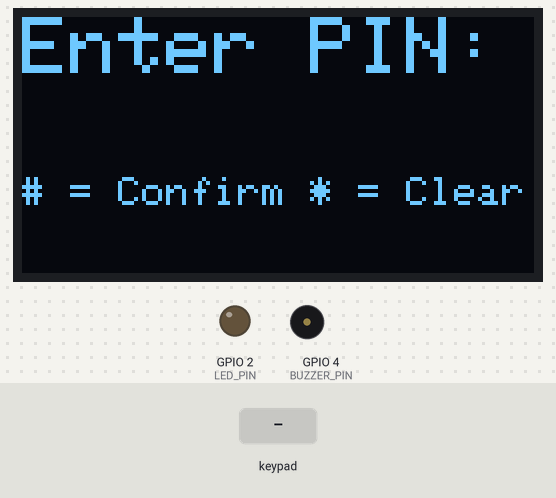
This sketch was run on a simulated ESP32. On the bench: 128×64 one-colour display, output pins drawn as LEDs (lit = HIGH), buzzer (waves = sounding). The inputs (shaded band) are chosen by the test bench.

Above: at 1.2 s.
1.3 s: key '#' pressed
At 1.7 s:
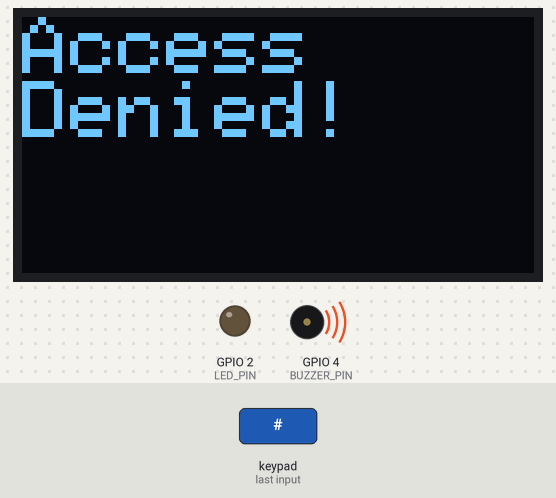
4.3 s: keypad keys 1 2 3 4 # pressed 0.4 s apart
At 6.3 s:
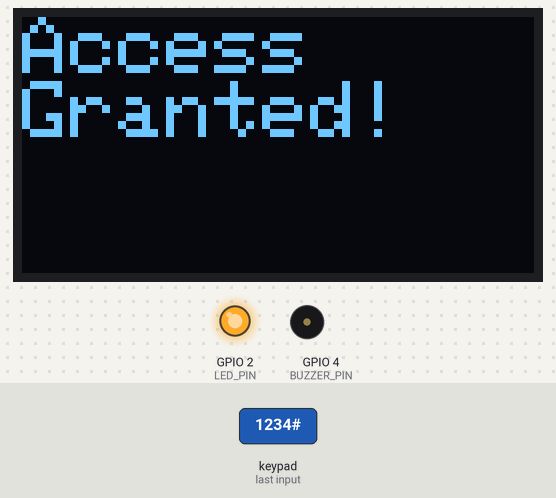
9.3 s: key 'A' pressed
At 10.0 s:
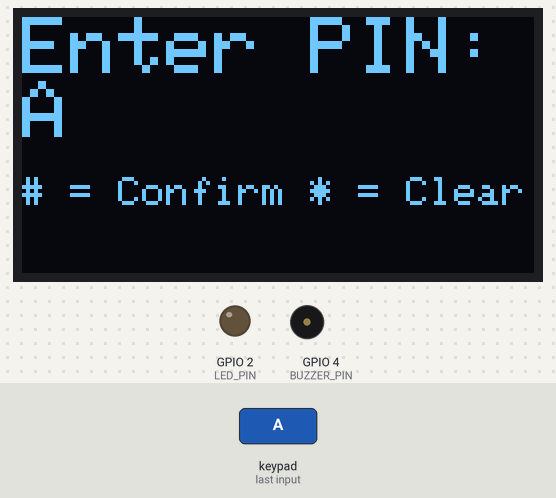
10.8 s: keypad keys 1 2 3 4 A pressed 0.4 s apart
At 13.8 s:
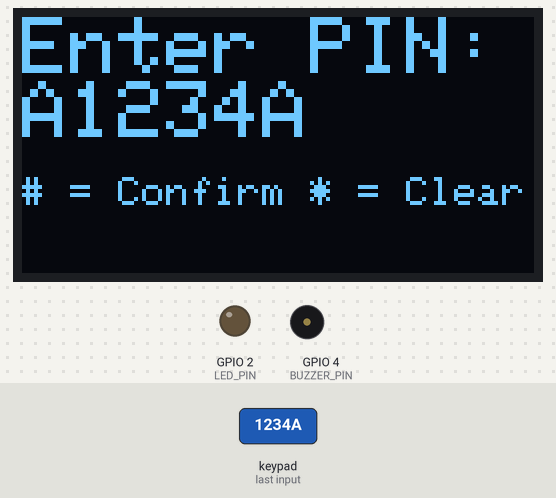
14.3 s: key 'B' pressed
At 15.1 s:
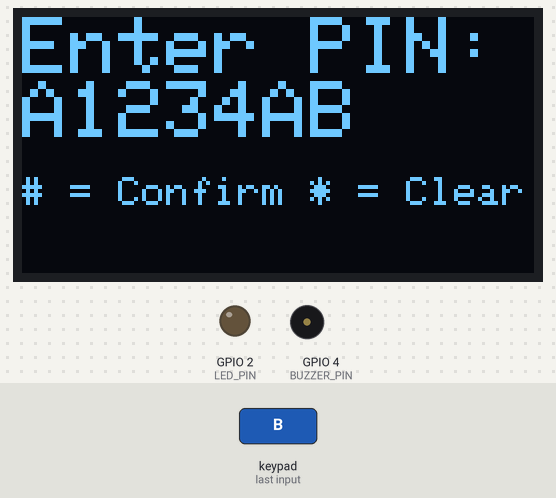
15.8 s: keypad keys 1 2 3 4 D pressed 0.4 s apart
At 18.5 s:
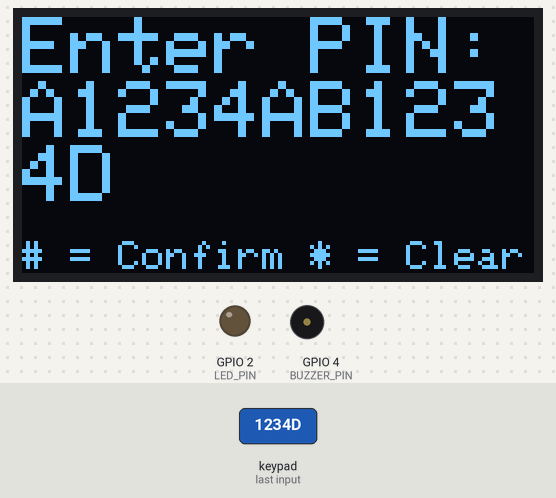
Timing chart, 0 to 20.0 s (numbered marks = the images above; inputs shaded):
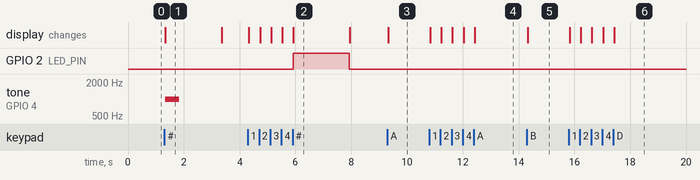

The sketch:

P03_PIN_Lock_Upgrade.ino
```cpp
#include <Wire.h>
#include <Adafruit_GFX.h>
#include <Adafruit_SSD1306.h>
#include <Keypad.h>

#define SCREEN_WIDTH 128
#define SCREEN_HEIGHT 64
Adafruit_SSD1306 display(SCREEN_WIDTH, SCREEN_HEIGHT, &Wire, -1);

const byte ROWS = 4;
const byte COLS = 4;
char keys[ROWS][COLS] = {
  {'1','2','3','A'},
  {'4','5','6','B'},
  {'7','8','9','C'},
  {'*','0','#','D'}
};
byte rowPins[ROWS] = {13, 12, 14, 27};
byte colPins[COLS] = {26, 25, 33, 32};
Keypad keypad = Keypad(makeKeymap(keys), rowPins, colPins, ROWS, COLS);

// ---------- NEW: PIN SETUP ----------
String correctPIN = "1234";   // <-- change this to your own secret PIN

// ---------- UPGRADE: LED and buzzer ----------
#define LED_PIN 2
#define BUZZER_PIN 4
String enteredPIN = "";       // what the user types, starting empty

void setup() {
  Serial.begin(115200);
  if (!display.begin(SSD1306_SWITCHCAPVCC, 0x3C)) {
    Serial.println("OLED not found");
    while (true);
  }
  display.setTextColor(SSD1306_WHITE);
  pinMode(LED_PIN, OUTPUT);
  pinMode(BUZZER_PIN, OUTPUT);
  showEnterPINScreen();
}

void loop() {
  char key = keypad.getKey();

  if (key) {                       // a key was pressed
    if (key == '#') {              // '#' means "check the PIN now"
      checkPIN();
    }
    else if (key == '*') {         // '*' means "clear and start over"
      enteredPIN = "";
      showEnterPINScreen();
    }
    else {                         // any other key is added to the PIN
      enteredPIN += key;
      showEnterPINScreen();
    }
  }
}

// ---------- HELPER FUNCTIONS ----------
// A function is a named block of code we can reuse.
// We write it once, then "call" it by its name.

void showEnterPINScreen() {
  display.clearDisplay();
  display.setTextSize(2);
  display.setCursor(0, 0);
  display.println("Enter PIN:");
  display.println(enteredPIN);
  display.setTextSize(1);
  display.println("");
  display.println("# = Confirm * = Clear");
  display.display();
}

void checkPIN() {
  display.clearDisplay();
  display.setTextSize(2);
  display.setCursor(0, 0);

  if (enteredPIN == correctPIN) {
    display.println("Access");
    display.println("Granted!");
    display.display();               // show the result first
    digitalWrite(LED_PIN, HIGH);     // LED on
    delay(2000);
    digitalWrite(LED_PIN, LOW);      // LED off
  } else {
    display.println("Access");
    display.println("Denied!");
    display.display();               // show the result first
    tone(BUZZER_PIN, 1000, 500);     // short beep
    delay(2000);
  }

  enteredPIN = "";
  showEnterPINScreen();
}
```

Measured:
- after the input at 1.3 s, tone on GPIO 4 (BUZZER_PIN): silent → 1000 Hz at once, → silent 0.50 s later; the display: changes at once (image 1)
- after the input at 4.3 s, GPIO 2 (LED_PIN): LOW → HIGH after 1.6 s, → LOW 2.0 s later; the display: first changes at once (image 2 shows a later state)
- after the input at 9.3 s, the display: changes at once (image 3)
- after the input at 10.8 s, the display: first changes at once (image 4 shows a later state)
- after the input at 14.3 s, the display: changes at once (image 5)
- after the input at 15.8 s, the display: first changes at once (image 6 shows a later state)
- what the display in image 1 shows lasts 2.1 s, from 1.3 s to 3.4 s
